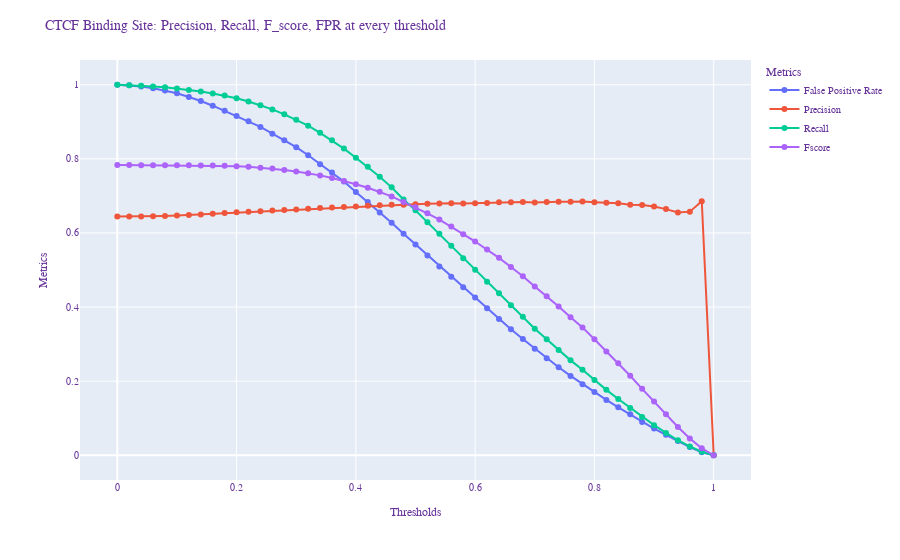

The code cell stored with this chart in its notebook:
### Code cell
filename = os.path.join(base_directory, '0_results.csv')
class_number = 0
plot_results_csv(filename, class_number)
